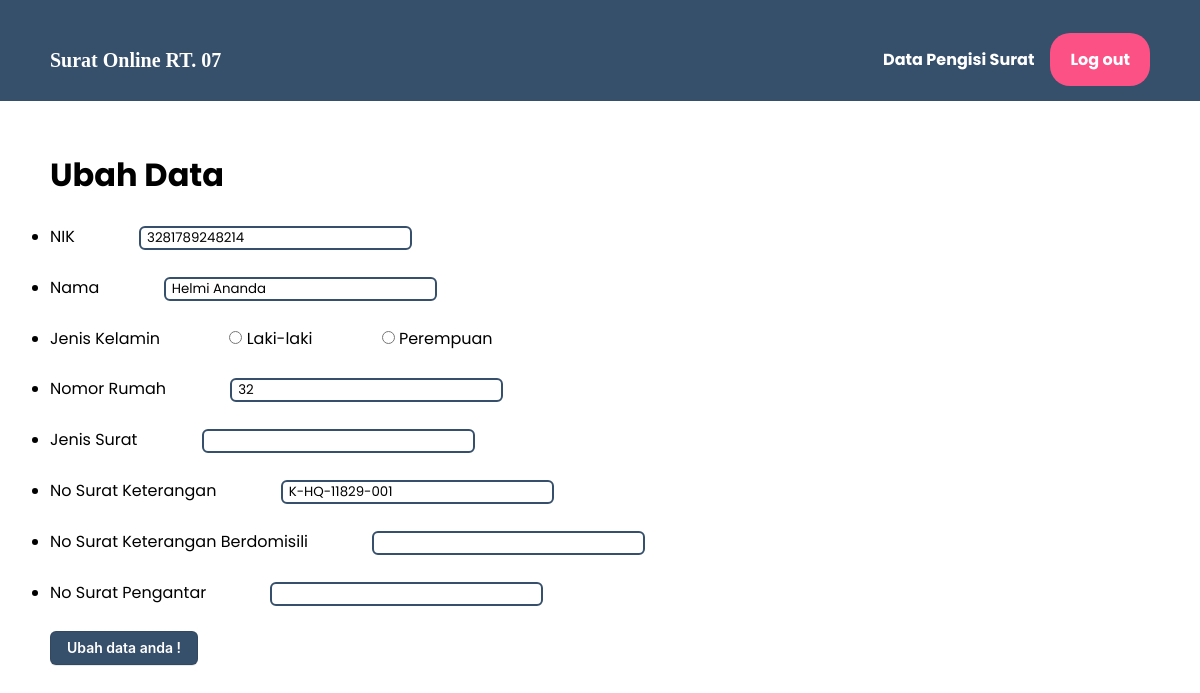
The app's page /ubah.php?id=108 with its own data.
### tables this page shows
CREATE TABLE `input_data_surat` (
  `id` int(11) NOT NULL,
  `nik` varchar(30) NOT NULL,
  `nama` varchar(20) NOT NULL,
  `jk` varchar(200) NOT NULL,
  `no_rumah` varchar(255) NOT NULL,
  `jenis_surat` varchar(255) NOT NULL,
  `no_surat_keterangan_berdomisili` varchar(220) NOT NULL,
  `no_surat_pengantar` varchar(220) NOT NULL,
  `no_surat_keterangan` varchar(220) NOT NULL
);

### function.php (called while the page is built, shortened)
<?php
$conn = mysqli_connect("localhost", "root", "", "input_data");
function query($query)
{
    global $conn;
    $result = mysqli_query($conn, $query);
    $rows = [];
    while ($row = mysqli_fetch_assoc($result)) {
        $rows[] = $row;
    }
    return $rows;
}
?>

### ubah.php (the view, shortened to what this page needs)
<?php
require 'function.php';
$id = $_GET["id"];
$input_data_surat = query("SELECT * FROM input_data_surat WHERE id = $id")[0];
?>
<!DOCTYPE html>
<html>
<head lang="en">
    <link rel="stylesheet" href="stylea.css">
</head>
<body>
    <nav class="background">
        <div class="wrapper">
            <div class="logo">
                Surat Online RT. 07</div>
            <div class="menu">
                <ul>
                    <li class="hover"><a href="admin.php"> Data Pengisi Surat</a></li>
                    <li><a href="logout-admin.php" class="btn-pink">Log out</a></li>
                </ul>
            </div>
        </div>
    </nav>
    <div class="wrapper">
        <div class="margin">
            <div class="kolom">
                <h1> Ubah Data </h1>
                <br>
                <form action="" method="post">
                    <ul>
                        <li>
                            <label for="nik">NIK</label>
                            <input type="text" class="input" name="nik" id="nik" required value="<?= $input_data_surat["nik"]; ?> ">
                        </li> <br>
                        <li>
                            <label for="nama">Nama</label>
                            <input type="text" class="input" name="nama" id="nama" required value="<?= $input_data_surat["nama"]; ?>">
                        </li> <br>
                        <li>
                            <label for="jk">Jenis Kelamin</label>
                            <input type="radio" class="radio" name="jk" id="jk" value="Laki-laki" id="jk" required value="<?= $input_data_surat["jk"]; ?>"> Laki-laki
                            <input type="radio" class="radio" name="jk" id="jk" value="Perempuan" id="jk" required value="<?= $input_data_surat["jk"]; ?>"> Perempuan
                        </li> <br>
                        <li>
                            <label for="no_rumah">Nomor Rumah</label>
                            <input type="text" class="input" name="no_rumah" id="no_rumah" required value="<?= $input_data_surat["no_rumah"]; ?>">
                        </li> <br>
                        <li>
                            <label for="jenis_surat">Jenis Surat</label>
                            <input name="jenis_surat" list="surat" id="jenis_surat" class="input" autocomplete="off" required>
                        </li> <br>
                        <li>
                            <label for="">No Surat Keterangan</label>
                            <input type="text" class="input" name="no_surat_keterangan" id="no_surat_keterangan" required value="<?= $input_data_surat["no_surat_keterangan"]; ?>">
                        </li> <br>
                        <li>
                            <label for="">No Surat Keterangan Berdomisili</label>
                            <input type="text" class="input" name="no_surat_keterangan_berdomisili" id="no_surat_keterangan_berdomisili" required value="<?= $input_data_surat["no_surat_pengantar"]; ?>">
                        </li> <br>
                        <li>
                            <label for="">No Surat Pengantar</label>
                            <input type="text" class="input" name="no_surat_pengantar" id="no_surat_pengantar" required value="<?= $input_data_surat["no_surat_keterangan_berdomisili"]; ?>">
                        </li> <br>
                        <button type="submit" name="submit" class="button-submit"> Ubah data anda !</button>
                    </ul>
                </form>
</body>
</html>

### stylea.css (style rules this page uses)
* { margin: 0; padding: 0; box-sizing: border-box; font-family: 'Poppins', sans-serif; }
.radio { margin-left: 20px; }
.input { border: 2px solid #364f6b; border-radius: 6px; margin-left: 60px; padding: 0px 6px; }
.radio { margin-left: 65px; }
.button-submit { appearance: none; background-color: #364f6b; border: 1px solid rgba(27, 31, 35, .15); border-radius: 6px; box-shadow: rgba(27, 31, 35, .1) 0 1px 0; box-sizing: border-box; color: #fff; cursor: pointer; display: inline-block; font-family: -apple-system,system-ui,"Segoe UI",Helvetica,Arial,sans-serif,"Apple Color Emoji","Segoe UI Emoji"; font-size: 14px; font-weight: 600; line-height: 20px; padding: 6px 16px; position: relative; text-align: center; text-decoration: none; user-select: none; -webkit-user-select: none; touch-action: manipulation; vertical-align: middle; white-space: nowrap; }
.background { background-color: #364f6b; }
body { margin: 0px; padding: 0px; font-family: 'Poppins', sans-serif; }
.wrapper { width: 1100px; margin: auto; position: relative; margin-top: 20px; }
.logo { font-size: 20px; float: left; font-weight: 700; font-family: 'comic sans ms'; color: white; }
.menu { float: right; }
nav { width: 100%; margin: auto; display: flex; line-height: 80px; position: sticky; top: 0; background: #FFFFFF; z-index: 1; border-bottom:0.1px solid #364f6b; }
nav ul { display: flex; justify-content: center; flex-wrap: wrap; list-style-type: none; padding: 0; display: flex; justify-content: center; flex-wrap: wrap; list-style-type: none; padding: 0; }
nav ul li { float: left; }
nav ul li a { color: white; font-weight: bold; text-align: center; padding: 0px 16px 0px 16px; text-decoration: none; }
.margin { margin: auto; display: flex; }
.kolom { margin-top: 30px; }
a.btn-pink { background: #fc5185; border-radius: 20px; padding: 15px 20px 15px 20px; color: #FFFFFF; cursor: pointer; font-weight: bold; }

### records on screen
input_data_surat: nik "3281789248214", nama "Helmi Ananda", no_rumah "32", no_surat_keterangan "K-HQ-11829-001"
